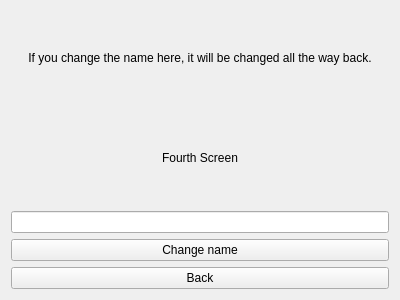
<?xml version="1.0" encoding="UTF-8"?>
<ui version="4.0">
 <class>Frame</class>
 <widget class="QFrame" name="Frame">
  <property name="geometry">
   <rect>
    <x>0</x>
    <y>0</y>
    <width>400</width>
    <height>300</height>
   </rect>
  </property>
  <property name="windowTitle">
   <string>Frame</string>
  </property>
  <layout class="QVBoxLayout" name="verticalLayout">
   <item>
    <widget class="QLabel" name="label">
     <property name="text">
      <string>If you change the name here, it will be changed all the way back.</string>
     </property>
     <property name="alignment">
      <set>Qt::AlignCenter</set>
     </property>
    </widget>
   </item>
   <item>
    <widget class="QLabel" name="message_label">
     <property name="text">
      <string>Fourth Screen</string>
     </property>
     <property name="alignment">
      <set>Qt::AlignCenter</set>
     </property>
    </widget>
   </item>
   <item>
    <widget class="QLineEdit" name="name_line_edit"/>
   </item>
   <item>
    <widget class="QPushButton" name="change_name_button">
     <property name="text">
      <string>Change name</string>
     </property>
    </widget>
   </item>
   <item>
    <widget class="QPushButton" name="back_button">
     <property name="text">
      <string>Back</string>
     </property>
    </widget>
   </item>
  </layout>
 </widget>
 <resources/>
 <connections/>
</ui>
